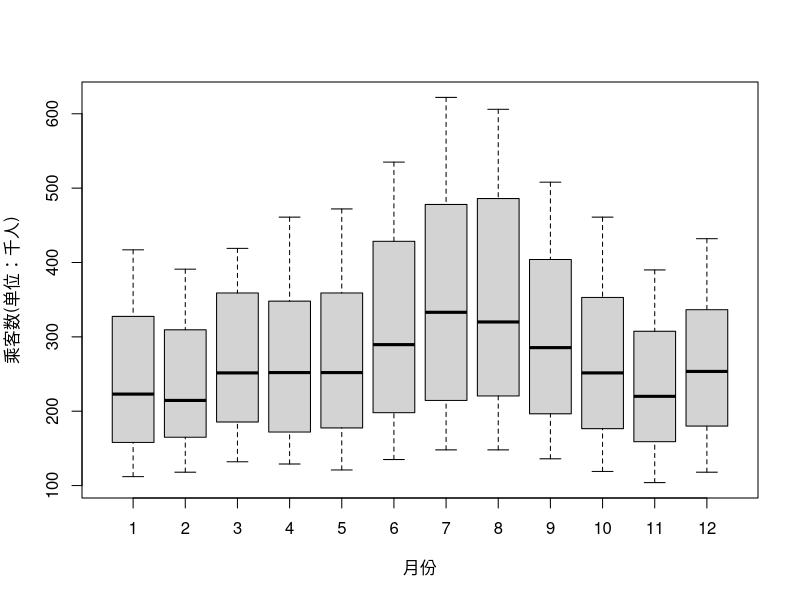
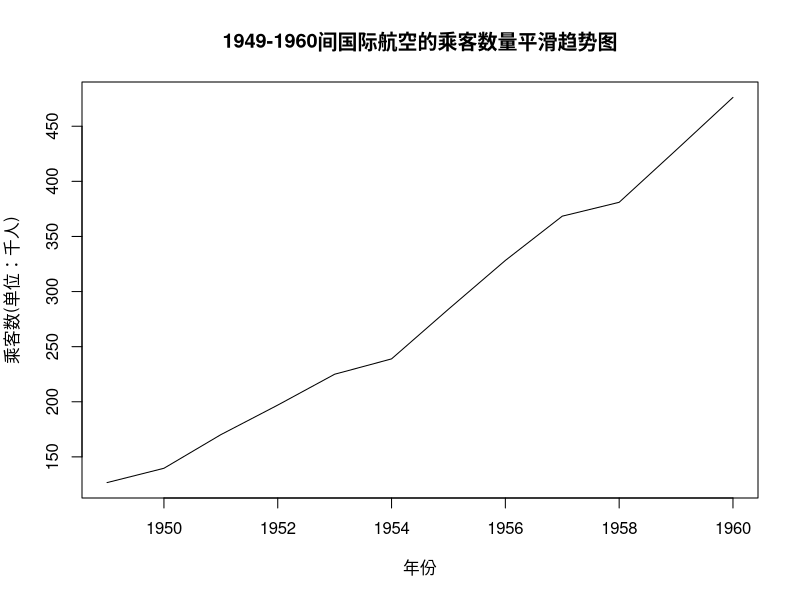
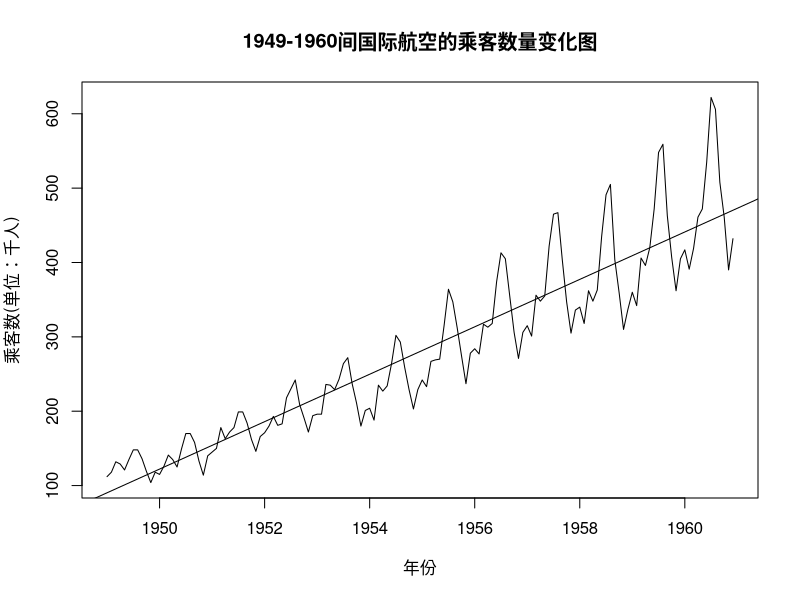
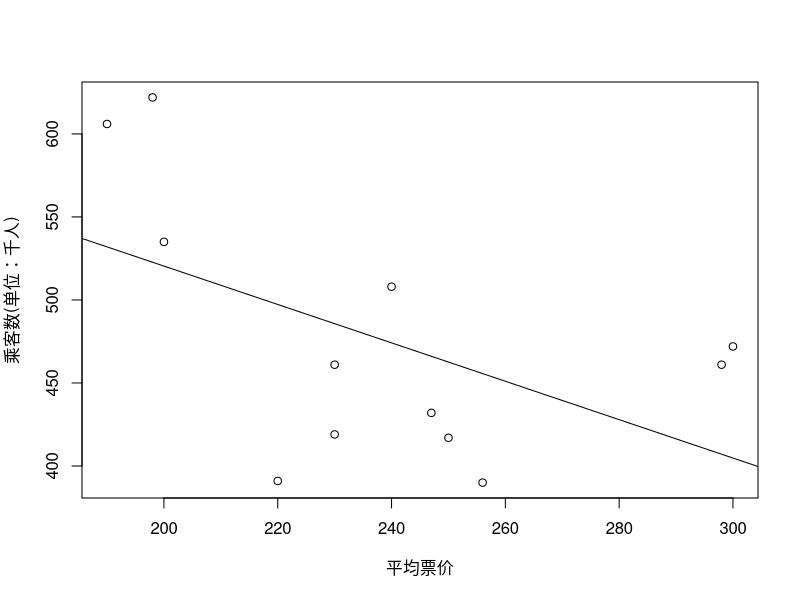
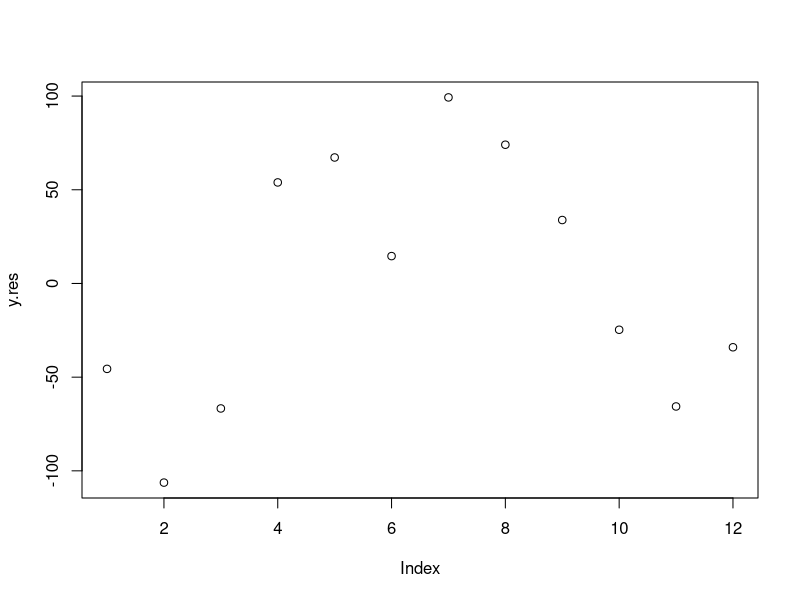
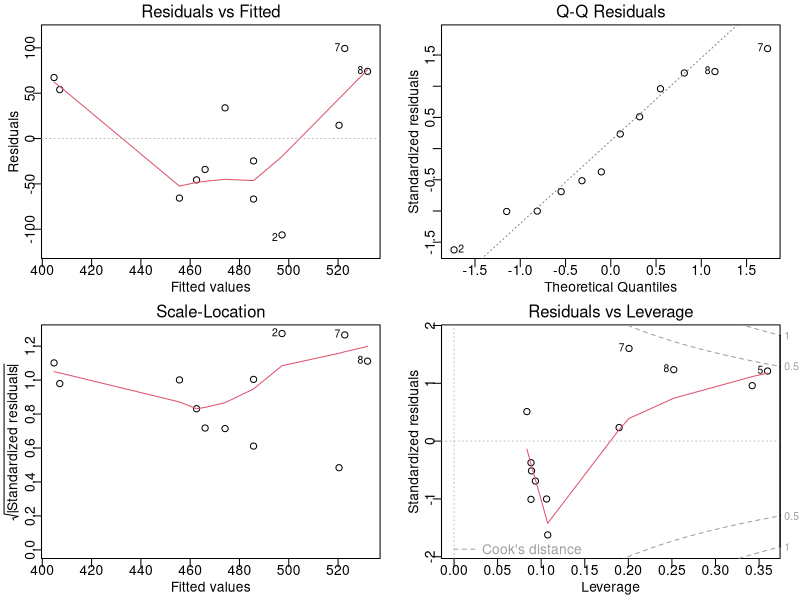

Here is the R script that generated these plots, in order:
# 统计学R作业，数据分析代码示例=
# 数据集使用R内置的AirPassengers
# 该数据集记录了1949-1960年每个月国际航空的乘客数量，单位为千人次

# 1. 箱型图分析
png(file = 'BoxPlotAnalysis.png')
boxplot(AirPassengers~cycle(AirPassengers), xlab = "月份",
   ylab = "乘客数(单位：千人)")
dev.off()

# 2.时间序列分析
# 对每年的月乘客数取均值
# 按均值生成一张按年分布的乘客数量变化趋势图
getMeanOfPassengers <- function(){
	meanList = NULL
	for(i in 1949:1960){
		tsPerYear <- window(AirPassengers, c(i, 1), c(i, 12))
		meanPerYear <- mean(tsPerYear)
		meanList <- c(meanList, meanPerYear)
	}
	return(meanList)
}
meanSeq <- getMeanOfPassengers()
meanTimeseries <- ts(meanSeq, 1949, 1960, 1)
png(file = 'meanPassenger.png')
plot(meanTimeseries, main="1949-1960间国际航空的乘客数量平滑趋势图",  xlab="年份",  ylab="乘客数(单位：千人)")
dev.off()

png(file = 'Passenger.png')
plot(AirPassengers, main="1949-1960间国际航空的乘客数量变化图",  xlab="年份",  ylab="乘客数(单位：千人)")
abline(reg=lm(AirPassengers~time(AirPassengers))) # 按时间序列添加一条拟合直线
dev.off()

# 3.一元线性回归分析和预测
# 从AirPassengers数据集中选出1960年的数据作为Y
# 附加一个数据集x，x表示当月的平均机票价格
# 对Y与x的关系进行一元线性回归分析
# 当x取特定值时，用这个分析模型来预测Y
Y <- window(AirPassengers, c(1960, 1), c(1960, 12))
Y <- unlist(Y)
x <- c(250,220,230,298,300,200,198,190,240,230,256,247)
relation <- lm(Y~x)
png(file = 'linearregression.png')
plot(x,Y, abline(lm(Y~x)), xlab = "平均票价", ylab = "乘客数(单位：千人)")
dev.off() # 生成散点图
# 得到回归分析摘要信息
print(summary(relation))
reSquareSum <- deviance(relation)
print(reSquareSum) # 得到残差的平方和
# 残差分析，残差是必须服从正态分布N(0,o^2)的，对其进行正态分布检验
y.res <- residuals(relation)
shapiro.test(y.res) # 正态分布检测
png(file = 'residualsDistribute.png')
plot(y.res) # 残差散点图
dev.off()
png(file = 'residualsAnalysis.png')
par(mfrow = c(2, 2), mar = c(2.5, 2.5, 1.5, 1.2), mgp = c(1.2, 0.2, 0))
plot(relation) # 四副残差分析图
dev.off()
# 用得到的回归模型进行预测，当票价是180时，乘客数是多少？
new <- data.frame(x=180)
result <- predict(relation, new)
print(result)
